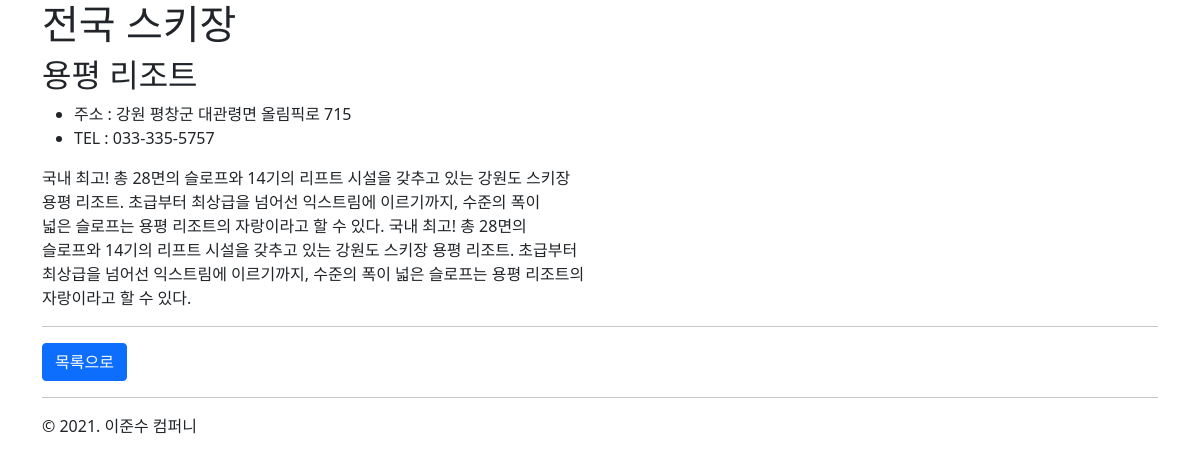
Page /ski/1 on the committed database.
### ski/models.py (models this page shows)
class Resort(models.Model):
    name = models.CharField(max_length=100, db_index=True)
    description = models.TextField(blank=True)
    address = models.CharField(max_length=100)
    latitude = models.FloatField(verbose_name="위도")
    longitude = models.FloatField(verbose_name="경도")
    telephone = models.CharField(max_length=15)
    created_at = models.DateTimeField(auto_now_add=True)
    updated_at = models.DateTimeField(auto_now=True)

### ski/views.py (the view)
# urls.py: path('ski/<int:pk>', resort_detail)
def resort_detail(request: HttpRequest, pk: int) -> HttpResponse:
    resort = Resort.objects.get(pk=pk)
    context_data = {
        "resort":resort,
    }
    return render(request, "ski/resort_detail.html", context_data)

### ski/templates/ski/resort_detail.html
{% extends "ski/layout.html" %}
{% block content %}
    <h2>{{ resort.name }}</h2>
    <ul>
        <li>주소 : {{ resort.address }}</li>
        <li>TEL : {{ resort.telephone }}</li>
    </ul>
    {{ resort.description|linebreaks }}
    <hr>
    <a href="/ski/" class="btn btn-primary">목록으로</a>
{% endblock %}

### rows in the picture
Resort: name "용평 리조트", address "강원 평창군 대관령면 올림픽로 715", telephone "033-335-5757", description "국내 최고! 총 28면의 슬로프와 14기의 리프트 시설을 갖추고 있는 강원도 스키장 용평 리조트. 초급부터 최상급을 넘어선 익스트림에 이르기까지, 수준의 폭이 넓은 슬로프는 용평 리조트의 자랑이라고 할 수 있다. 국내 최고! 총 28면의 슬로프와 14기의 리프트 시설을 갖추고 있는 강원도 스키장 용평 리조트. 초급부터 최상급을 넘어선 익스트림에 이르기까지, 수준의 폭이 넓은 슬로프는 용평 리조트의 자랑이라고 할 수 있다."
